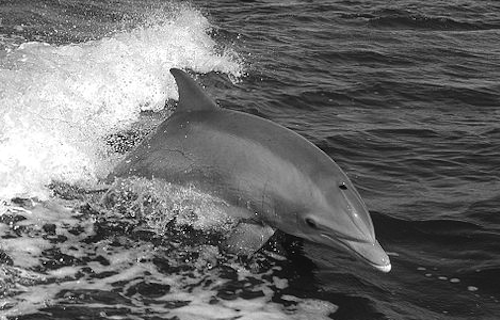
#> input picture course_images/dolphin.png, 500 x 320 px, found by its file name
$ jupyter execute --allow-errors 1.ipynb   (shell and % lines are left out)
#> lines starting #> are read from the running program, lines starting #| are printed output that depends on the picture
[cell 1]
import cv2
import numpy as np
from matplotlib import pyplot as plt

[cell 2]
def read_img(image, read_mode = cv2.IMREAD_COLOR):
#> called with image = 'dolphin.png', read_mode = 1
    return cv2.imread("../data/" + image, read_mode)
#> returned value is the input picture: shape (320, 500, 3); min 0, max 255, mean 109.1

def to_gray(image):
    return cv2.cvtColor(image, cv2.COLOR_BGR2GRAY)
#> returned value: shape (320, 500)

[cell 3]
dolphin = read_img("dolphin.png")
dolphin_gray = to_gray(dolphin)

print(dolphin.shape)
#| (320, 500, 3)
print(dolphin.dtype)
#| uint8
plt.imshow(dolphin_gray)
print(dolphin_gray.shape)
#| (320, 500)
print(dolphin_gray[100:103, 200:203])
#| [[81 77 77]
#|  [81 78 76]
#|  [82 79 77]]

[cell 4]
def crop():
    cycle = read_img("bicycle.png")
#> call 2 of read_img, with image = 'bicycle.png', read_mode = 1
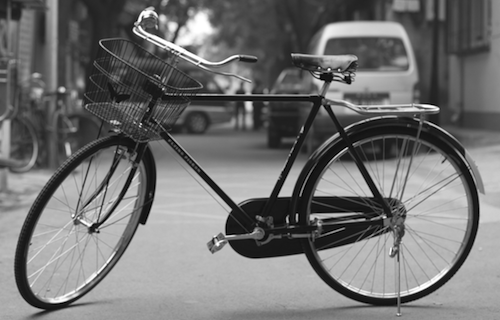
#> input picture data/bicycle.png, 500 x 320 px
#> in read_img, returned value is the input picture: shape (320, 500, 3); min 0, max 255, mean 114.2
    cycle_gray = to_gray(cycle)
    cropped = cycle_gray[109:310, 9:160]
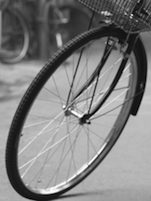
#> cropped: shape (201, 151); min 0, max 255, mean 126.2
    print(cycle_gray.shape)
#| (320, 500)
    print(cropped.shape)
#| (201, 151)

    plt.subplot(121), plt.imshow(cycle_gray)
    plt.subplot(122), plt.imshow(cropped)
    plt.tight_layout()
    plt.show()
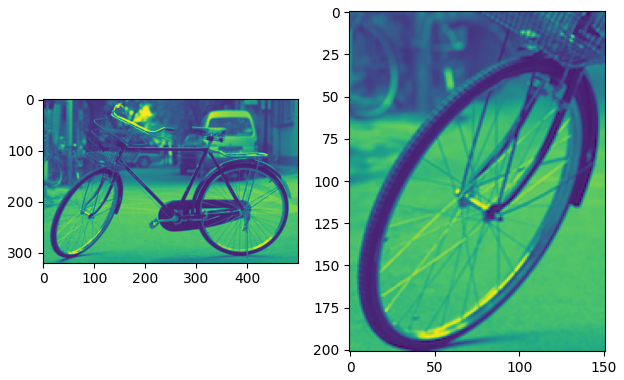
#> figure drawn by matplotlib, 2 panels

crop()

[cell 5]
def hist():
    fruit = read_img("fruit.png")
#> call 3 of read_img, with image = 'fruit.png', read_mode = 1
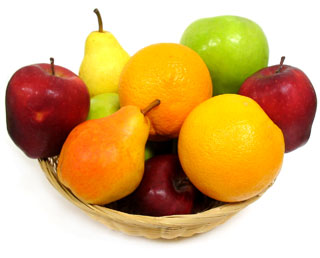
#> input picture course_images/fruit.png, 320 x 258 px, found by its file name
#> in read_img, returned value is the input picture: shape (258, 320, 3); mean B, G, R 119.7, 178.6, 216.9
    print(fruit.shape)
#| (258, 320, 3)
    hist = cv2.calcHist([fruit], [0], None, [256], [0, 256])
#> hist = 256 values, max 27273 at index 255, min 11 at index 162, mean 322.5

    plt.subplot(121), plt.imshow(fruit)
    plt.subplot(122), plt.plot(hist);
    plt.tight_layout()
    plt.show()
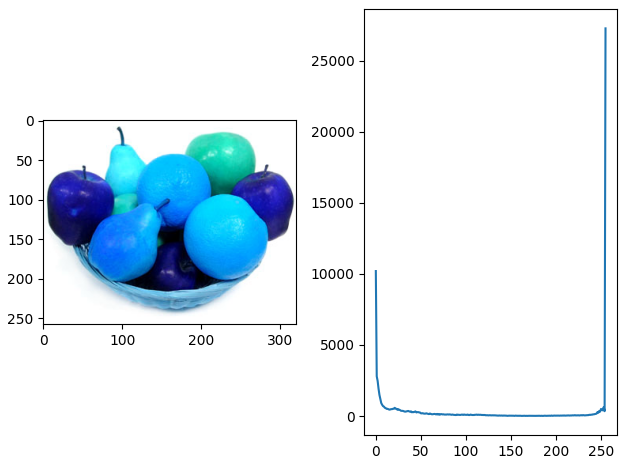
#> figure drawn by matplotlib, 2 panels; B, G, R data is drawn as R, G, B; panel 2: curve peaks at x = 255, y = 27273

hist()

[cell 6]
#blend 2 images
def blend(img1, img2, alpha):
    img = alpha * img1 + (1 - alpha) * img2
    return img

#> (the rest of this cell did not finish here and is left out)

#> (a cell that did not finish here is left out)

[cell 8]
def add_noise():
    saturn = read_img('saturn.png')
#> call 4 of read_img, with image = 'saturn.png', read_mode = 1
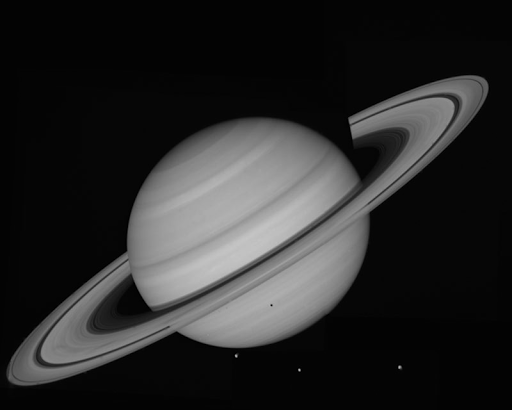
#> input picture course_images/saturn.png, 512 x 410 px, found by its file name
#> in read_img, returned value is the input picture: shape (410, 512, 3); min 0, max 198, mean 41
    noise_sigma = 10
    noise = np.random.normal(scale = noise_sigma, size = saturn.shape).astype('uint8')
    noisy_img = saturn + noise
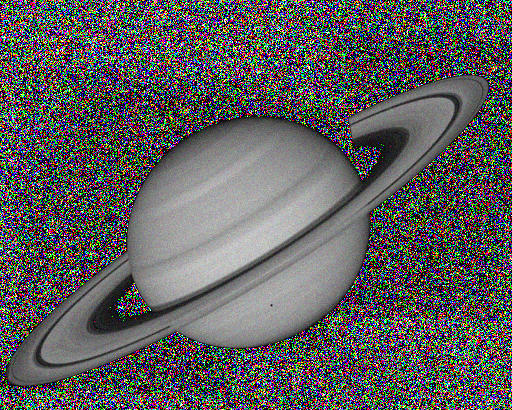
#> noisy_img: shape (410, 512, 3); mean B, G, R 91.9, 92.2, 92.4

    plt.subplot(121), plt.imshow(saturn)
    plt.subplot(122), plt.imshow(noise)
    plt.show()
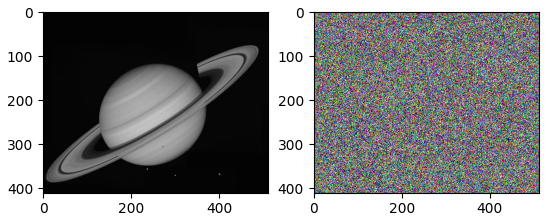
#> figure drawn by matplotlib, 2 panels
    plt.imshow(noisy_img)
    plt.show()

add_noise()
